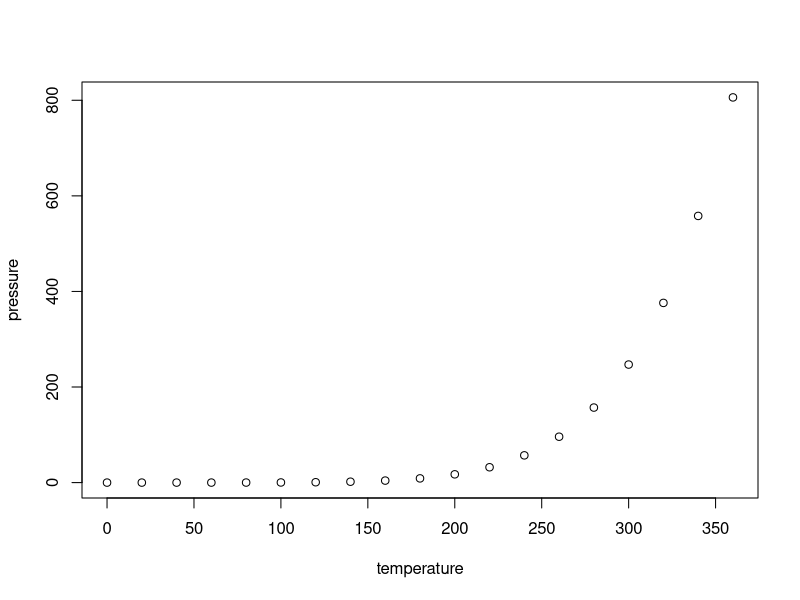
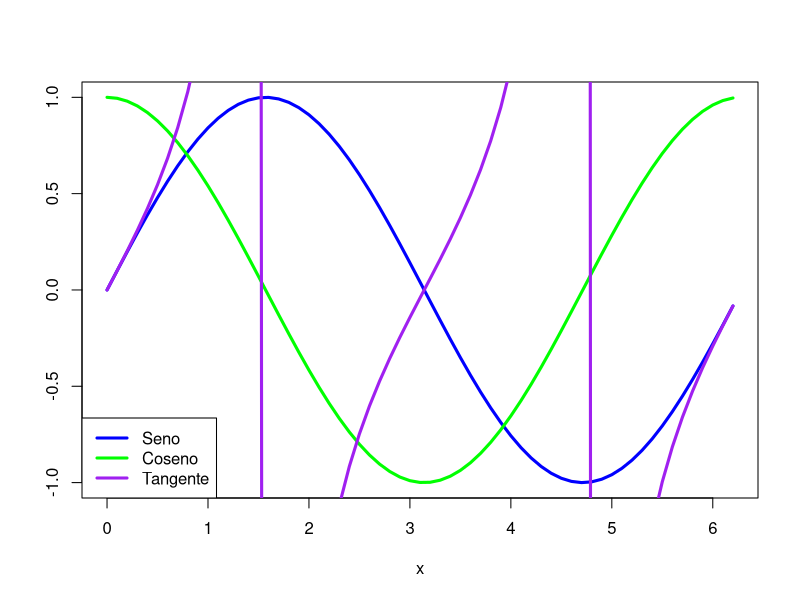

These figures' R source, in order:
## ---- chunk 1
knitr::opts_chunk$set(echo = TRUE)
## ---- chunk 2
summary(cars)
## ---- chunk 3
plot(pressure)
## ---- chunk 4
x = seq(0,2*pi,0.1)
plot(x,sin(x),type="l",col="blue",lwd=3, xlab=expression(x), ylab="")
lines(x,cos(x),col="green",lwd=3)
lines(x, tan(x), col="purple",lwd=3)
legend("bottomleft",col=c("blue","green","purple"),
     legend=c("Seno","Coseno", "Tangente"), lwd=3, bty="l")
